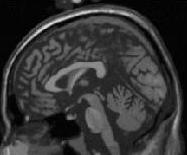
#> input picture ConvexRegistration/images/DefMid.jpg, 187 x 155 px
$ python -i Metric.py   (imports and definitions only)
#> lines starting #> are read from the running program, lines starting #| are printed output that depends on the picture
#> further down, picture is the input picture: shape (155, 187, 3); min 0, max 231, mean 52.7
import numpy as np
import matplotlib.pyplot as plt
import matplotlib.image as mpimg
from PIL import Image
from Transforms import *
import time


# README:  All metrics work on R, G, and B individually, so they
# will return a 1 x 3 matrix with the metric applied to each of the
# components.


# Calculates Mean Squares metric, see paper

# [46 lines left out: functions meanSquaresMetric, meanSquaresMetric3D, normCorrMetric, not called in this run]


# Returns 3 histograms for one image.  RGB

def getHistograms(im):

	if len(im.shape) != 3:
		raise Exception('Not a color image')

	(m, n, rgb) = im.shape
#> m = 155; n = 187; rgb = 3
	flatIm = np.reshape(im, (m*n, rgb))
	bins = np.array(range(257))

	(histR, _) = np.histogram(flatIm[:, 0], bins=bins)
#> histR = 256 values, max 1916 at index 4, min 0 at index 204, mean 113.2
	(histG, _) = np.histogram(flatIm[:, 1], bins=bins)
#> histG has the same summary as histR
	(histB, _) = np.histogram(flatIm[:, 2], bins=bins)
#> histB has the same summary as histR

	return (histR, histG, histB, bins)


# Return 3 normalized histograms for one image.  RGB

def getNormalHistograms(im):

	(histR, histG, histB, bins) = getHistograms(im)
#> histG has the same summary as histR in getHistograms; histB has the same summary as histR in getHistograms; bins = 257 values from 0 to 256
	(m, n, _) = im.shape
#> m = 155; n = 187
	pixelNum = float(m * n)
#> pixelNum = 28985

	normHistR = histR / pixelNum
#> normHistR = 256 values, max 0.0661 at index 4, min 0 at index 204, mean 0.00391
	normHistG = histG / pixelNum
#> normHistG has the same summary as normHistR
	normHistB = histB / pixelNum
#> normHistB has the same summary as normHistR

	return (normHistR, normHistG, normHistB, bins)


# Returns a R, G, and B histograms over two images

# [29 lines left out: functions getJointHistograms, getNormalJointHistograms, not called in this run]


# Will calculate a single xlog(x) term for an input.
# Notice the zero check

def singleEntropy(x):

	if abs(x) < .001:
		return 0.0

	if x < 0.0:
		raise Exception('Negative values encountered in entropy')

	return x * np.log2(x)


# Fun function.  Will take in either the getNormalHistogram functions
# or the normalHistogram function and apply

def getImageEntropy(im):

	vecEntropy = np.vectorize(singleEntropy)
	(histR, histG, histB, _) = getNormalHistograms(im)
#> histR has the same summary as normHistR in getNormalHistograms; histG has the same summary as normHistR in getNormalHistograms; histB has the same summary as normHistR in getNormalHistograms

	(m, n, _) = im.shape
#> m = 155; n = 187

	red = histR[im[:, :, 0]]
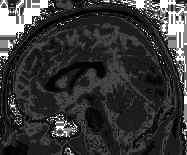
#> red: shape (155, 187) float64; min 3.45e-05, max 0.0661, mean 0.0143; drawn with min black and max white
	green = histG[im[:, :, 1]]
	blue = histB[im[:, :, 2]]

	coeff = -1.0 / (m * n)
#> coeff = -3.45e-05

	redEntropy = np.sum(vecEntropy(red), axis=(0, 1))
#> redEntropy = -2292.1
	greenEntropy = np.sum(vecEntropy(green), axis=(0, 1))
#> greenEntropy = -2292.1
	blueEntropy = np.sum(vecEntropy(blue), axis=(0, 1))
#> blueEntropy = -2292.1

	return (coeff*redEntropy, coeff*greenEntropy, coeff*blueEntropy)


# Like the getEntropy function except that it will calculate the
# joint entropy of two images.  Notice how we index into the joint
# histogram.  Don't muck this one up

# [63 lines left out: functions getJointEntropy, calculateMutualInfo, paperMutualInfo, not called in this run]

>>> import cv2
>>> picture = cv2.imread('images/DefMid.jpg')
>>> result = getImageEntropy(picture)
#> result = (0.0791, 0.0791, 0.0791)

$ run again, on ConvexRegistration/images/BrainMidSagittalSlice.png
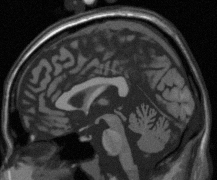
#> input picture ConvexRegistration/images/BrainMidSagittalSlice.png, 217 x 180 px
#> picture is the input picture: shape (180, 217, 3); min 0, max 241, mean 52.9
#> in getHistograms, `(histR, _) = np.histogram(flatIm[:, 0], bins=bins)`: histR = 256 values, max 1146 at index 4, min 0 at index 183, mean 152.6
#> in getHistograms, `(histG, _) = np.histogram(flatIm[:, 1], bins=bins)`: histG has the same summary as histR
#> in getHistograms, `(histB, _) = np.histogram(flatIm[:, 2], bins=bins)`: histB has the same summary as histR
#> in getNormalHistograms, `(histR, histG, histB, bins) = getHistograms(im)`: histG has the same summary as histR in getHistograms; histB has the same summary as histR in getHistograms; bins = 257 values from 0 to 256
#> normHistR = 256 values, max 0.0293 at index 4, min 0 at index 183, mean 0.00391
#> normHistG has the same summary as normHistR
#> normHistB has the same summary as normHistR
#> in getImageEntropy, `(histR, histG, histB, _) = getNormalHistograms(im)`: histR has the same summary as normHistR in getNormalHistograms; histG has the same summary as normHistR in getNormalHistograms; histB has the same summary as normHistR in getNormalHistograms
#> in getImageEntropy, `red = histR[im[:, :, 0]]`:
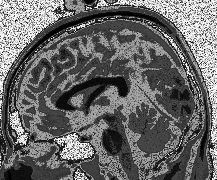
#> red: shape (180, 217) float64; min 2.56e-05, max 0.0293, mean 0.0119; drawn with min black and max white
#> redEntropy = -2826.4
#> result = (0.0724, 0.0724, 0.0724)
